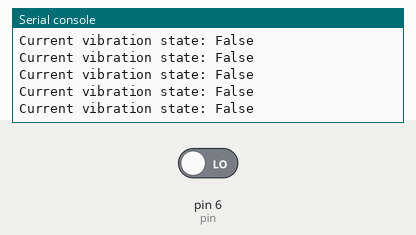
The program below on a simulated MicroPython board. Parts: the last lines printed to the serial console. Inputs (shaded band) come from the test bench; at power-on: pin 6 (pin) LOW.

Above: at 4.2 s.
4.3 s: pin 6 (pin) driven HIGH
At 4.56 s:
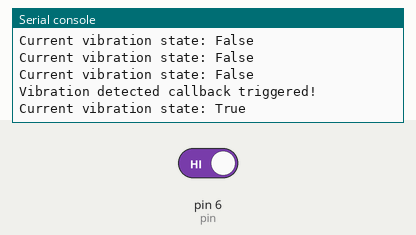
5.9 s: pin 6 (pin) driven LOW
At 7.17 s:
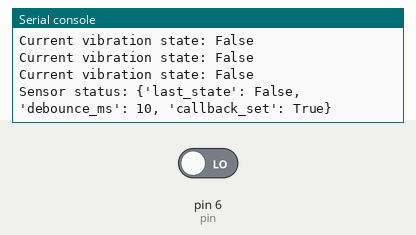

The program:

main.py
```python
# MicroPython v1.23.0
# -*- coding: utf-8 -*-
# @Time    : 2025/8/23 下午4:08
# @Author  : 缪贵成
# @File    : main.py
# @Description : 滚珠震动传感器驱动测试文件

# ======================================== 导入相关模块 ==========================================

import time
from machine import Pin
from vibration_sensor import VibrationSensor

# ======================================== 全局变量 =============================================


# ======================================== 功能函数 ==============================================
def vibration_callback() -> None:
    """
    震动回调函数，在检测到震动时触发。

    Notes:
        该函数由中断触发，通过 micropython.schedule 调度执行。

    ==========================================

    Vibration callback function, triggered when vibration is detected.

    Notes:
        This function is called from interrupt, scheduled via micropython.schedule.
    """
    print("Vibration detected callback triggered!")


# ======================================== 自定义类 =============================================

# ======================================== 初始化配置 ============================================

# 上电延时，确保硬件稳定
time.sleep(3)
print("FreakStudio: Vibration Sensor Test Start")
# 初始化震动传感器，GPIO 引脚 6 输入，回调函数处理
sensor = VibrationSensor(pin=Pin(6), callback=vibration_callback, debounce_ms=10)
sensor.init()
print("Sensor initialized with callback and debounce 50ms.")

# ======================================== 主程序 ===============================================

try:
    start_time = time.ticks_ms()
    while True:
        # 轮询读取传感器状态
        current_state: bool = sensor.read()
        print(f"Current vibration state: {current_state}")

        # 每隔 2 秒打印状态字典
        if time.ticks_diff(time.ticks_ms(), start_time) > 2000:
            status: dict = sensor.get_status()
            print(f"Sensor status: {status}")
            start_time = time.ticks_ms()

        time.sleep(0.2)

except KeyboardInterrupt:
    # 用户中断退出
    print("KeyboardInterrupt detected. Exiting test...")

finally:
    # 安全释放资源
    sensor.deinit()
    print("Sensor deinitialized. Test completed.")
```

vibration_sensor.py
```python
# (licence header left out)
__version__ = "0.1.0"
__author__ = "缪贵成"
__license__ = "MIT"
__platform__ = "MicroPython v1.23"

# ======================================== 导入相关模块 =========================================

import micropython
import time
from machine import Pin

# ======================================== 全局变量 =============================================

# ======================================== 功能函数 =============================================

# ======================================== 自定义类 =============================================


class VibrationSensor:
    """
    滚珠震动传感器驱动类，支持震动检测、回调绑定和状态查询。
    Attributes:
        _pin (Pin): 绑定的数字 IO 引脚对象。
        _callback (callable): 用户自定义回调函数，在检测到震动时触发。
        last_state (bool): 上一次读取的传感器状态。
        debounce_ms (int): 消抖时间，单位毫秒。
        _irq (IRQ): 内部中断对象。
    Methods:
        __init__(self, pin: Pin, callback: callable = None, debounce_ms: int = 50) -> None:
            构造函数，绑定数字 IO 引脚，设置可选回调和消抖时间。
        init(self) -> None:
            初始化模块，配置引脚为输入，并启用中断（如果回调非空）。
        deinit(self) -> None:
            释放资源，禁用中断。
        read(self) -> bool:
            读取当前传感器状态，返回 True（检测到震动）或 False。
        _irq_handler(self, pin) -> None:
            内部中断处理函数，仅调用 micropython.schedule 调度用户回调。
        _scheduled_callback(self, arg) -> None:
            内部调度函数，真正执行用户回调。
        get_status(self) -> dict:
            返回状态字典，包括 {"last_state": bool, "debounce_ms": int, "callback_set": bool}。
    Notes:
        使用 _last_trigger 记录上次有效触发时间，用于消抖。
        _last_state 保存当前有效状态，可通过 get_status 查询。
        _irq_handler 内仅调度回调，避免 ISR 内耗时操作。
        ==========================================

        Ball-type vibration sensor driver class, supports vibration detection, callback binding, and status querying.
    Attributes:
        _pin (Pin): Digital IO pin object bound to the sensor.
        _callback (callable): User-defined callback triggered on vibration detection.
        last_state (bool): Last read sensor state.
        debounce_ms (int): Debounce time in milliseconds.
        _irq (IRQ): Internal interrupt object.

    Methods:
        __init__(self, pin: Pin, callback: callable = None, debounce_ms: int = 50) -> None:
            Constructor, bind digital IO pin, set optional callback and debounce time.
        init(self) -> None:
            Initialize module, configure pin as input, enable interrupt if callback is set.
        deinit(self) -> None:
            Release resources, disable interrupt.
        read(self) -> bool:
            Read current sensor state, return True if vibration detected, False otherwise.
        _irq_handler(self, pin) -> None:
            Internal interrupt handler, only schedules user callback with micropython.schedule.
        _scheduled_callback(self, arg) -> None:
            Internal scheduled function that actually executes user callback.
        get_status(self) -> dict:
            Return a status dictionary, including {"last_state": bool, "debounce_ms": int, "callback_set": bool}.

    Notes:

        _last_trigger stores the last valid trigger time for debounce handling.
        _last_state keeps the current valid state, accessible via get_status().
        _irq_handler only schedules the callback to avoid heavy ISR operations.
    """

    def __init__(self, pin: Pin, callback: callable = None, debounce_ms: int = 50) -> None:
        """
        初始化震动传感器。

        Args:
            pin (Pin): 传感器接入的 GPIO 引脚对象。
            callback (callable, optional): 回调函数，在检测到震动时触发。
            debounce_ms (int, optional): 消抖时间，单位毫秒，默认 50。

        Notes:
            初始化状态变量 _last_state 和 _last_trigger。
            debounce_ms 控制触发间隔，避免抖动误触发。

        ==========================================

        Initialize vibration sensor.

        Args:
            pin (Pin): GPIO pin object connected to vibration sensor.
            callback (callable, optional): Callback triggered on vibration.
            debounce_ms (int, optional): Debounce time in ms. Default 50.

        Notes:
            Initializes _last_state and _last_trigger.
            debounce_ms controls trigger interval to avoid false triggers.
        """
        self._pin = pin
        self._callback = callback
        self._debounce_ms = debounce_ms
        self._last_trigger = 0
        self._last_state = False
        self._irq = None

    def init(self) -> None:
        """
        初始化模块，引脚配置为输入，并在设置回调时启用中断。

        Notes:
            如果设置了回调函数，则启用 IRQ。
            中断触发类型为上升沿和下降沿，适应震动检测。

        ==========================================

        Initialize module. Configure pin as input and enable IRQ if callback is set.

        Notes:
            Enables IRQ if callback is set.
            IRQ triggers on rising and falling edges to detect vibration.
        """
        self._pin.init(Pin.IN)
        if self._callback:
            self._irq = self._pin.irq(trigger=Pin.IRQ_RISING | Pin.IRQ_FALLING, handler=self._irq_handler)

    def deinit(self) -> None:
        """
        释放传感器资源，禁用中断。

        Notes:
            禁用 IRQ 并清除引用。

        ==========================================
        Release resources and disable IRQ.


        Notes:
            Disable IRQ and clear reference.
        """
        if self._irq:
            self._pin.irq(handler=None)
            self._irq = None

    def read(self) -> bool:
        """
        读取传感器状态。

        Returns:
            bool: True 表示检测到震动，False 表示未检测到。

        Notes:
            同步更新 _last_state。

        ==========================================
        Read sensor state.

        Returns:
            bool: True if vibration detected, False otherwise.

        Notes:
            Updates _last_state synchronously.
        """
        state = bool(self._pin.value())
        self._last_state = state
        return state

    def _irq_handler(self, pin: Pin) -> None:
        """
        内部方法:IRQ 触发时调度回调（带消抖）。

        Args:
            pin (Pin): 触发中断的引脚对象。
        Notes:

            仅在触发间隔超过 debounce_ms 时更新 _last_state。
            使用 micropython.schedule 调度回调，避免 ISR 内耗时操作。
            小于消抖时间的触发会被忽略。

        ==========================================
        Internal IRQ handler with debounce.

        Args:
            pin (Pin): Pin that triggered the interrupt.

        Notes:
            Updates _last_state only if interval > debounce_ms.
            Schedules callback using micropython.schedule to avoid heavy ISR work.
            Triggers within debounce interval are ignored.
        """
        now = time.ticks_ms()
        if time.ticks_diff(now, self._last_trigger) > self._debounce_ms:
            self._last_trigger = now
            self._last_state = bool(pin.value())
            if self._callback:
                micropython.schedule(self._scheduled_callback, 0)

    def _scheduled_callback(self, arg: int) -> None:
        """
        内部调度函数，在主线程中安全执行用户回调。

        Args:
            arg (int): 占位参数，由 micropython.schedule 传入。

        Notes:
            用户回调在主线程中执行，保证安全。
            arg 为 micropython.schedule 传入占位参数。

        ==========================================

        Internal scheduled callback. Executes user callback safely in main thread.

        Args:
            arg (int): Placeholder argument from micropython.schedule.

        Notes:
            Executes user callback safely in main thread.
            arg is placeholder provided by micropython.schedule.
        """
        if self._callback:
            self._callback()

    def get_status(self) -> dict:
        """
        返回传感器状态字典。

        Returns:
            dict: {"last_state": bool, "debounce_ms": int, "callback_set": bool}

        Notes:
            last_state 保存最后一次有效震动状态。
            debounce_ms 为当前设置的消抖时间。
            callback_set 表示是否绑定了回调函数。

        ==========================================
        Get sensor status dictionary.

        Returns:
            dict: {"last_state": bool, "debounce_ms": int, "callback_set": bool}

        Notes:
            last_state stores the last valid vibration state.
            debounce_ms is the configure
            callback_set indicates if a callback function is bound.
        """
        return {"last_state": self._last_state, "debounce_ms": self._debounce_ms, "callback_set": self._callback is not None}


# ======================================== 初始化配置 ===========================================

# ======================================== 主程序 ==============================================
```

Measured:
- after the input at 4.3 s, the serial console: prints a new line at once (image 1)
- after the input at 5.9 s, the serial console: prints a new line after 1.1 s (image 2)
